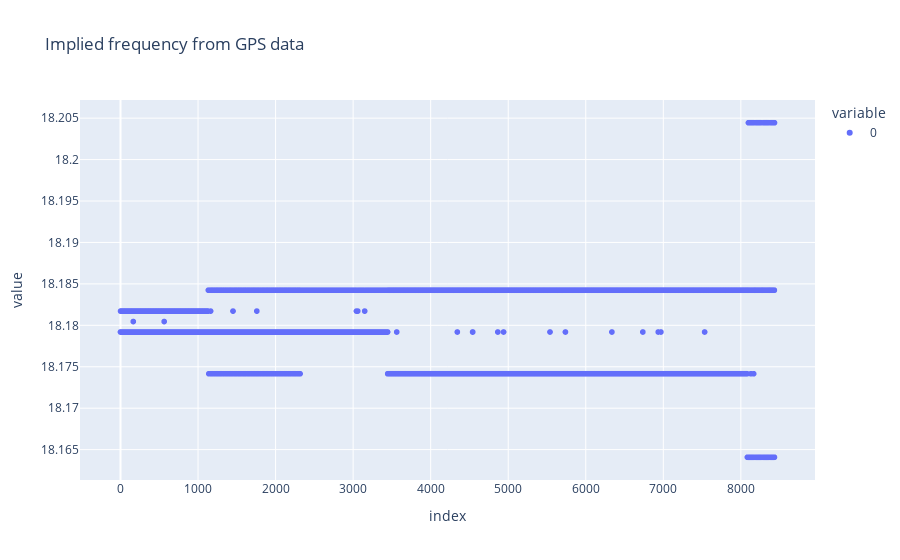

Write notebook code for a chart like this one.
### Code cell
implied_frequency = di[1:] / (t2[1:] - t2[:-1])
px.scatter(implied_frequency.detach().numpy(), title="Implied frequency from GPS data")

### Figure 1 — Plotly figure (JSON) as saved in the notebook; plotly's stock layout.template omitted (floating-point values rounded to 4 significant figures; data arrays with more than 128 entries replaced by an {"elided": "..."} marker saying what was removed)
{"data": [{"hovertemplate": "variable=0<br>index=%{x}<br>value=%{y}<extra></extra>", "legendgroup": "0", "marker": {"color": "#636efa", "symbol": "circle"}, "mode": "markers", "name": "0", "showlegend": true, "type": "scattergl", "x": {"elided": "8435 int values"}, "xaxis": "x", "y": {"elided": "8435 float values"}, "yaxis": "y"}], "layout": {"legend": {"title": {"text": "variable"}, "tracegroupgap": 0}, "title": {"text": "Implied frequency from GPS data"}, "xaxis": {"anchor": "y", "domain": [0, 1], "title": {"text": "index"}}, "yaxis": {"anchor": "x", "domain": [0, 1], "title": {"text": "value"}}}}
